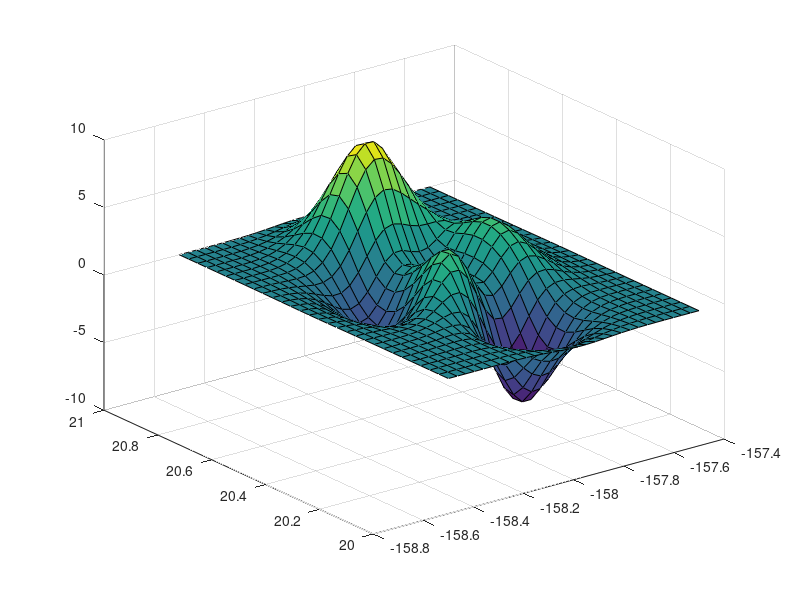

The MATLAB script that drew this image: (Note: this script raises an error after producing the figure.)
function demo_ge_surf()

figure
z = peaks(30);
x = linspace(-158.5,-157.5,size(z,2));
y = linspace(20,21,size(z,1));
cLimLow = min(z(:));
cLimHigh = max(z(:));

kmlFileName = 'demo_ge_surf.kml';

surf(x,y,z);

kmlStr1 = ge_surf(x,y,z,...
            'polyAlpha','FF',...
            'lineColor','FF0000FF',...
            'lineWidth',0.1,...
              'cLimLow',cLimLow,...
             'cLimHigh',cLimHigh,...
            'vertExagg',5e3,...
          'altRefLevel',2e4,...
              'extrude',true);

              
kmlStr2 = ge_colorbar(x(end),y(1),z,...
                       'numClasses',20,...
                          'cLimLow',cLimLow,...
                         'cLimHigh',cLimHigh,...
                    'cBarFormatStr','%+07.4f');

ge_output(kmlFileName,[kmlStr1,kmlStr2],...
               'name','everybody&#0039;s gone surfin');
                                           
                                           